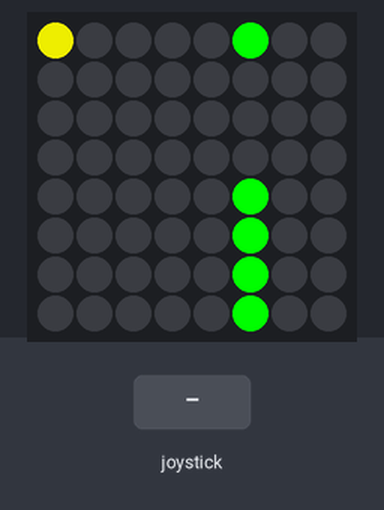
Bench run of a program on a simulated Raspberry Pi (BCM pin numbers) with a Sense HAT. On the bench: the Sense HAT's 8×8 RGB LED matrix. Inputs (shaded band) come from the test bench. Random numbers come from a fixed seed; the 64×8 strip is a reading aid, not a part: it shows the text the matrix is scrolling, unrolled, one strip-width of it at a time. At 15.2 s the program stops and its outputs stay as they are.

Above: at 1.2 s.
1.3 s: joystick pushed right
At 2.8 s:
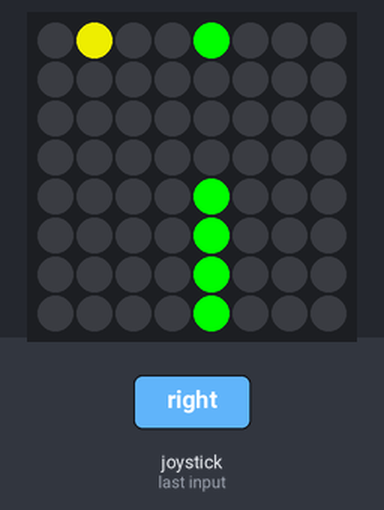
4.3 s: joystick pushed left
At 5.4 s:
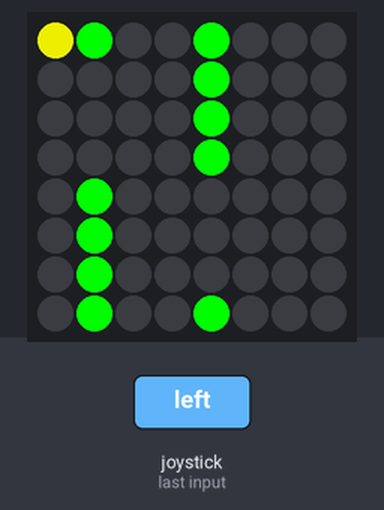
7.3 s: joystick pushed right
At 8.8 s:
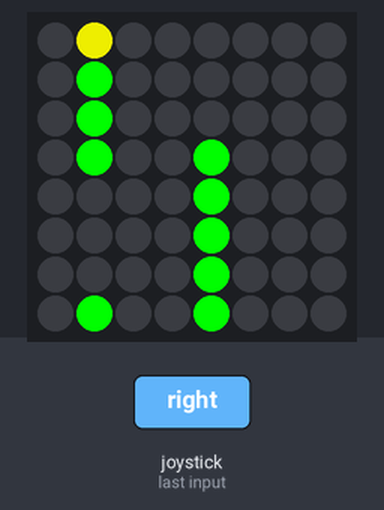

Measured:
- what the display in image 1 shows lasts 1.0 s, from 2.0 s to 3.0 s

The program:

FlappyGameSenseHat.py
```python
from sense_hat import SenseHat
from random import randint
from time import sleep

sense = SenseHat()
pipe_color = (0,255,0)
bg_color = (0,0,0)
birb_color = (200,200,0)
lives = 3
game_over = False
x = 0
y = 0

matrix = [[bg_color for column in range(8)] for row in range(8)]


def flatten(matrix):
    flattened = [pixel for row in matrix for pixel in row]
    return flattened


def gen_pipes(matrix):
    for row in matrix:
        row[-1] = pipe_color
    gap = randint(1, 6)
    matrix[gap][-1] = bg_color
    matrix[gap - 1][-1] = bg_color
    matrix[gap + 1][-1] = bg_color
    return matrix


def move_pipes(matrix):
    for row in matrix:
        for i in range(7):
            row[i] = row[i + 1]
        row[-1] = bg_color
    return matrix


def draw_birb(event):
    global y
    global x
    global game_over
    sense.set_pixel(x, y, bg_color)
    if event.action == "pressed":
        if event.direction == "up" and y > 0:
            y -= 1
        elif event.direction == "down" and y < 7:
            y += 1
        elif event.direction == "right" and x < 7:
            x += 1
        elif event.direction == "left" and x > 0:
            x -= 1
    sense.set_pixel(x, y, birb_color)
    if matrix[y][x] == pipe_color:

      if lives > 2:
        draw_lives = 3
      else:
        draw_lives = lives

      for i in range(draw_lives):
        sense.set_pixel(0,i, (200,200,200))

      game_over = lives < 0

def check_collision(matrix):
    if matrix[y][x] == pipe_color:
        return True
    else:
        return False


sense.stick.direction_any = draw_birb

while not game_over:
    matrix = gen_pipes(matrix)
    if check_collision(matrix):
        game_over = True
    for i in range(3):
        matrix = move_pipes(matrix)
        sense.set_pixels(flatten(matrix))
        sense.set_pixel(x, y, birb_color)
        if check_collision(matrix):
            game_over = True
        sleep(1)

sense.show_message('Game Over')
```
